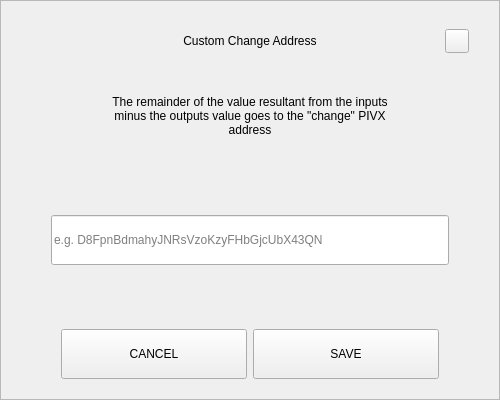
<?xml version="1.0" encoding="UTF-8"?>
<ui version="4.0">
 <class>SendChangeAddressDialog</class>
 <widget class="QDialog" name="SendChangeAddressDialog">
  <property name="geometry">
   <rect>
    <x>0</x>
    <y>0</y>
    <width>500</width>
    <height>400</height>
   </rect>
  </property>
  <property name="windowTitle">
   <string>Dialog</string>
  </property>
  <layout class="QVBoxLayout" name="verticalLayout">
   <property name="spacing">
    <number>0</number>
   </property>
   <property name="leftMargin">
    <number>0</number>
   </property>
   <property name="topMargin">
    <number>0</number>
   </property>
   <property name="rightMargin">
    <number>0</number>
   </property>
   <property name="bottomMargin">
    <number>0</number>
   </property>
   <item>
    <widget class="QFrame" name="frame">
     <property name="styleSheet">
      <string notr="true"/>
     </property>
     <property name="frameShape">
      <enum>QFrame::StyledPanel</enum>
     </property>
     <property name="frameShadow">
      <enum>QFrame::Raised</enum>
     </property>
     <layout class="QVBoxLayout" name="verticalLayout_2" stretch="0,0,0,0,0,0,0">
      <property name="spacing">
       <number>0</number>
      </property>
      <property name="leftMargin">
       <number>30</number>
      </property>
      <property name="topMargin">
       <number>20</number>
      </property>
      <property name="rightMargin">
       <number>30</number>
      </property>
      <property name="bottomMargin">
       <number>20</number>
      </property>
      <item>
       <layout class="QHBoxLayout" name="horizontalLayout_3">
        <property name="spacing">
         <number>0</number>
        </property>
        <item>
         <spacer name="horizontalSpacer_2">
          <property name="orientation">
           <enum>Qt::Horizontal</enum>
          </property>
          <property name="sizeHint" stdset="0">
           <size>
            <width>40</width>
            <height>20</height>
           </size>
          </property>
         </spacer>
        </item>
        <item>
         <widget class="QLabel" name="labelTitle">
          <property name="minimumSize">
           <size>
            <width>0</width>
            <height>40</height>
           </size>
          </property>
          <property name="maximumSize">
           <size>
            <width>16777215</width>
            <height>40</height>
           </size>
          </property>
          <property name="styleSheet">
           <string notr="true">padding-left:24px;</string>
          </property>
          <property name="text">
           <string>Custom Change Address</string>
          </property>
          <property name="alignment">
           <set>Qt::AlignCenter</set>
          </property>
          <property name="margin">
           <number>7</number>
          </property>
         </widget>
        </item>
        <item>
         <spacer name="horizontalSpacer">
          <property name="orientation">
           <enum>Qt::Horizontal</enum>
          </property>
          <property name="sizeHint" stdset="0">
           <size>
            <width>40</width>
            <height>20</height>
           </size>
          </property>
         </spacer>
        </item>
        <item>
         <widget class="QPushButton" name="btnEsc">
          <property name="minimumSize">
           <size>
            <width>24</width>
            <height>24</height>
           </size>
          </property>
          <property name="maximumSize">
           <size>
            <width>24</width>
            <height>24</height>
           </size>
          </property>
          <property name="focusPolicy">
           <enum>Qt::NoFocus</enum>
          </property>
          <property name="text">
           <string/>
          </property>
         </widget>
        </item>
       </layout>
      </item>
      <item>
       <spacer name="verticalSpacer_2">
        <property name="orientation">
         <enum>Qt::Vertical</enum>
        </property>
        <property name="sizeType">
         <enum>QSizePolicy::Fixed</enum>
        </property>
        <property name="sizeHint" stdset="0">
         <size>
          <width>20</width>
          <height>20</height>
         </size>
        </property>
       </spacer>
      </item>
      <item alignment="Qt::AlignHCenter">
       <widget class="QLabel" name="labelMessage">
        <property name="minimumSize">
         <size>
          <width>0</width>
          <height>70</height>
         </size>
        </property>
        <property name="text">
         <string>The remainder of the value resultant from the inputs minus the outputs value goes to the &quot;change&quot; PIVX address</string>
        </property>
        <property name="alignment">
         <set>Qt::AlignCenter</set>
        </property>
        <property name="wordWrap">
         <bool>true</bool>
        </property>
       </widget>
      </item>
      <item>
       <spacer name="verticalSpacer_3">
        <property name="orientation">
         <enum>Qt::Vertical</enum>
        </property>
        <property name="sizeHint" stdset="0">
         <size>
          <width>20</width>
          <height>40</height>
         </size>
        </property>
       </spacer>
      </item>
      <item>
       <layout class="QHBoxLayout" name="horizontalLayout_2">
        <property name="spacing">
         <number>0</number>
        </property>
        <property name="leftMargin">
         <number>20</number>
        </property>
        <property name="rightMargin">
         <number>20</number>
        </property>
        <item>
         <widget class="QLineEdit" name="lineEditAddress">
          <property name="minimumSize">
           <size>
            <width>0</width>
            <height>50</height>
           </size>
          </property>
          <property name="placeholderText">
           <string notr="true">e.g. D8FpnBdmahyJNRsVzoKzyFHbGjcUbX43QN</string>
          </property>
         </widget>
        </item>
       </layout>
      </item>
      <item>
       <spacer name="verticalSpacer">
        <property name="orientation">
         <enum>Qt::Vertical</enum>
        </property>
        <property name="sizeHint" stdset="0">
         <size>
          <width>20</width>
          <height>40</height>
         </size>
        </property>
       </spacer>
      </item>
      <item>
       <layout class="QHBoxLayout" name="horizontalLayout" stretch="2,2">
        <property name="spacing">
         <number>6</number>
        </property>
        <property name="leftMargin">
         <number>30</number>
        </property>
        <property name="rightMargin">
         <number>30</number>
        </property>
        <item>
         <widget class="QPushButton" name="btnCancel">
          <property name="minimumSize">
           <size>
            <width>180</width>
            <height>50</height>
           </size>
          </property>
          <property name="focusPolicy">
           <enum>Qt::NoFocus</enum>
          </property>
          <property name="text">
           <string>CANCEL</string>
          </property>
         </widget>
        </item>
        <item>
         <widget class="QPushButton" name="btnSave">
          <property name="minimumSize">
           <size>
            <width>180</width>
            <height>50</height>
           </size>
          </property>
          <property name="focusPolicy">
           <enum>Qt::NoFocus</enum>
          </property>
          <property name="text">
           <string>SAVE</string>
          </property>
         </widget>
        </item>
       </layout>
      </item>
     </layout>
    </widget>
   </item>
  </layout>
 </widget>
 <resources/>
 <connections/>
</ui>
